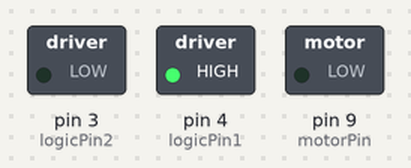
The sketch below on a simulated Arduino Uno, built with avr-gcc and run on an emulated ATmega328P. Shown: switched loads named in the sketch (green lamp = pin HIGH). Dashed ring = blinking.

Above: at 0.15 s.
At 80.11 s:
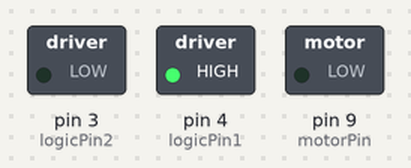
Timing chart, 0 to 80.4 s (numbered marks = the images above):
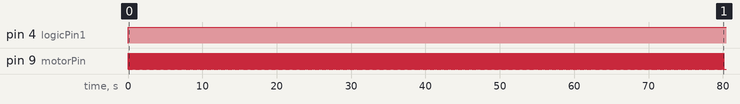

The sketch:

fishO2.ino
```cpp
/*
  Arduino Starter Kit example
 Project 9  - Motorized Pinwheel

 This sketch is written to accompany Project 9 in the
 Arduino Starter Kit

 Parts required:
 10 kilohm resistor
 pushbutton
 motor
 9V battery
 IRF520 MOSFET
 1N4007 diode

 Created 13 September 2012
 by Scott Fitzgerald

 http://arduino.cc/starterKit

 This example code is part of the public domain
 */

// named constants for the switch and motor pins
const int switchPin = 2; // the number of the switch pin
const int motorPin =  9; // the number of the motor pin

const int logicPin1=4;
const int logicPin2=3;

int switchState = 0;  // variable for reading the switch's status

int i=50;

void setup() {
  // initialize the motor pin as an output:
  pinMode(motorPin, OUTPUT);
  // initialize the switch pin as an input:
  pinMode(switchPin, INPUT);

  pinMode(logicPin1,OUTPUT);
  pinMode(logicPin2,OUTPUT);
}

void loop(){

  if (i>50000)
  {
    delay(500000);
    i=0;
  }
  i++;
  // check if the switch is pressed.
  if (i%2==0) {
    // turn motor on:
    digitalWrite(motorPin, HIGH);
    digitalWrite(logicPin1,HIGH);
    digitalWrite(logicPin2,LOW);

  }
  else {
    // turn motor off:
    digitalWrite(motorPin, LOW);
  }
  delay(10);

}
```

Measured:
- by itself, pin 4 (logicPin1): LOW → HIGH at 0.01 s
- by itself, pin 9 (motorPin): alternates HIGH for 0.01 s and LOW for 0.01 s
